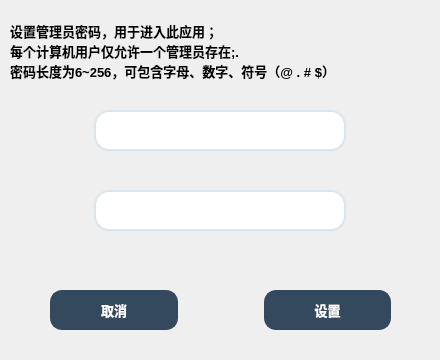
<?xml version="1.0" encoding="UTF-8"?>
<ui version="4.0">
 <class>Signin</class>
 <widget class="QDialog" name="Signin">
  <property name="geometry">
   <rect>
    <x>0</x>
    <y>0</y>
    <width>440</width>
    <height>360</height>
   </rect>
  </property>
  <property name="minimumSize">
   <size>
    <width>440</width>
    <height>360</height>
   </size>
  </property>
  <property name="maximumSize">
   <size>
    <width>440</width>
    <height>360</height>
   </size>
  </property>
  <property name="font">
   <font>
    <family>Microsoft YaHei UI</family>
    <pointsize>10</pointsize>
   </font>
  </property>
  <property name="windowTitle">
   <string>设置管理员密码</string>
  </property>
  <property name="windowIcon">
   <iconset resource="src/icons.qrc">
    <normaloff>:/mainui/icon/MainIcon.ico</normaloff>:/mainui/icon/MainIcon.ico</iconset>
  </property>
  <widget class="QLineEdit" name="le_pswd">
   <property name="geometry">
    <rect>
     <x>94</x>
     <y>110</y>
     <width>252</width>
     <height>41</height>
    </rect>
   </property>
   <property name="font">
    <font>
     <family>Consolas</family>
    </font>
   </property>
   <property name="styleSheet">
    <string notr="true">QLineEdit {
	border-style:none;
	padding:6px;
	border-radius:15px;
	border:2px solid #DCE4EC;
}
QLineEdit:focus {
	border:2px solid #34495E;
}
</string>
   </property>
   <property name="inputMethodHints">
    <set>Qt::ImhEmailCharactersOnly</set>
   </property>
   <property name="maxLength">
    <number>256</number>
   </property>
   <property name="clearButtonEnabled">
    <bool>true</bool>
   </property>
  </widget>
  <widget class="QLineEdit" name="le_proof">
   <property name="geometry">
    <rect>
     <x>94</x>
     <y>190</y>
     <width>252</width>
     <height>41</height>
    </rect>
   </property>
   <property name="font">
    <font>
     <family>Consolas</family>
    </font>
   </property>
   <property name="styleSheet">
    <string notr="true">QLineEdit {
	border-style:none;
	padding:6px;
	border-radius:15px;
	border:2px solid #DCE4EC;
}
QLineEdit:focus {
	border:2px solid #34495E;
}
</string>
   </property>
   <property name="inputMethodHints">
    <set>Qt::ImhEmailCharactersOnly</set>
   </property>
   <property name="maxLength">
    <number>256</number>
   </property>
   <property name="clearButtonEnabled">
    <bool>true</bool>
   </property>
  </widget>
  <widget class="QLabel" name="label">
   <property name="geometry">
    <rect>
     <x>10</x>
     <y>0</y>
     <width>431</width>
     <height>101</height>
    </rect>
   </property>
   <property name="font">
    <font>
     <weight>75</weight>
     <bold>true</bold>
    </font>
   </property>
   <property name="text">
    <string>设置管理员密码，用于进入此应用；
每个计算机用户仅允许一个管理员存在;.
密码长度为6~256，可包含字母、数字、符号（@ . # $）</string>
   </property>
  </widget>
  <widget class="QWidget" name="horizontalLayoutWidget">
   <property name="geometry">
    <rect>
     <x>10</x>
     <y>270</y>
     <width>421</width>
     <height>80</height>
    </rect>
   </property>
   <layout class="QHBoxLayout" name="horizontalLayout">
    <item>
     <spacer name="horizontalSpacer_2">
      <property name="orientation">
       <enum>Qt::Horizontal</enum>
      </property>
      <property name="sizeType">
       <enum>QSizePolicy::Fixed</enum>
      </property>
      <property name="sizeHint" stdset="0">
       <size>
        <width>40</width>
        <height>20</height>
       </size>
      </property>
     </spacer>
    </item>
    <item>
     <widget class="QPushButton" name="pbt_cancel">
      <property name="font">
       <font>
        <family>Microsoft YaHei UI</family>
        <pointsize>10</pointsize>
        <weight>75</weight>
        <bold>true</bold>
       </font>
      </property>
      <property name="styleSheet">
       <string notr="true">QPushButton {
    border-style:none;
    padding:8px;
    border-radius:12px;
    color:#FFFFFF;
    background:#34495E;
    border:2px solid #34495E;
}
QPushButton:hover {
    color:#4E6D8C;
    background:#F0F0F0;
}
QPushButton:pressed {
    color:#2D3E50;
    background:#B8C6D1;
}
</string>
      </property>
      <property name="text">
       <string>取消</string>
      </property>
      <property name="flat">
       <bool>true</bool>
      </property>
     </widget>
    </item>
    <item>
     <spacer name="horizontalSpacer">
      <property name="orientation">
       <enum>Qt::Horizontal</enum>
      </property>
      <property name="sizeType">
       <enum>QSizePolicy::Fixed</enum>
      </property>
      <property name="sizeHint" stdset="0">
       <size>
        <width>80</width>
        <height>20</height>
       </size>
      </property>
     </spacer>
    </item>
    <item>
     <widget class="QPushButton" name="pbt_setting">
      <property name="font">
       <font>
        <family>Microsoft YaHei UI</family>
        <pointsize>10</pointsize>
        <weight>75</weight>
        <bold>true</bold>
       </font>
      </property>
      <property name="styleSheet">
       <string notr="true">QPushButton {
    border-style:none;
    padding:8px;
    border-radius:12px;
    color:#FFFFFF;
    background:#34495E;
    border:2px solid #34495E;
}
QPushButton:hover {
    color:#4E6D8C;
    background:#F0F0F0;
}
QPushButton:pressed {
    color:#2D3E50;
    background:#B8C6D1;
}
QPushButton:disabled{
	background:rgb(134, 134, 134);
	border-color:rgb(134, 134, 134);
}
</string>
      </property>
      <property name="text">
       <string>设置</string>
      </property>
      <property name="flat">
       <bool>true</bool>
      </property>
     </widget>
    </item>
    <item>
     <spacer name="horizontalSpacer_3">
      <property name="orientation">
       <enum>Qt::Horizontal</enum>
      </property>
      <property name="sizeType">
       <enum>QSizePolicy::Fixed</enum>
      </property>
      <property name="sizeHint" stdset="0">
       <size>
        <width>40</width>
        <height>20</height>
       </size>
      </property>
     </spacer>
    </item>
   </layout>
  </widget>
  <widget class="QPushButton" name="warning">
   <property name="geometry">
    <rect>
     <x>114</x>
     <y>230</y>
     <width>212</width>
     <height>28</height>
    </rect>
   </property>
   <property name="font">
    <font>
     <family>Adobe 黑体 Std R</family>
     <pointsize>9</pointsize>
    </font>
   </property>
   <property name="focusPolicy">
    <enum>Qt::NoFocus</enum>
   </property>
   <property name="layoutDirection">
    <enum>Qt::LeftToRight</enum>
   </property>
   <property name="styleSheet">
    <string notr="true">color:red;</string>
   </property>
   <property name="text">
    <string/>
   </property>
   <property name="flat">
    <bool>true</bool>
   </property>
  </widget>
 </widget>
 <resources>
  <include location="src/icons.qrc"/>
 </resources>
 <connections/>
</ui>
